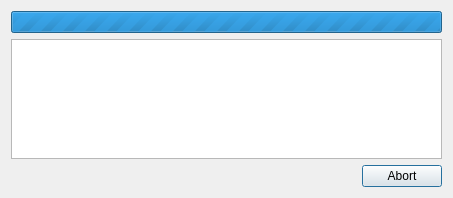
<?xml version="1.0" encoding="UTF-8"?>
<ui version="4.0">
 <class>Dialog</class>
 <widget class="QDialog" name="Dialog">
  <property name="geometry">
   <rect>
    <x>0</x>
    <y>0</y>
    <width>453</width>
    <height>198</height>
   </rect>
  </property>
  <property name="windowTitle">
   <string>Dialog</string>
  </property>
  <layout class="QGridLayout" name="gridLayout">
   <item row="2" column="0">
    <widget class="QPlainTextEdit" name="plainTextEdit">
     <property name="readOnly">
      <bool>true</bool>
     </property>
    </widget>
   </item>
   <item row="1" column="0">
    <widget class="QProgressBar" name="progressBar">
     <property name="minimum">
      <number>0</number>
     </property>
     <property name="maximum">
      <number>0</number>
     </property>
     <property name="value">
      <number>0</number>
     </property>
     <property name="textVisible">
      <bool>true</bool>
     </property>
     <property name="format">
      <string notr="true">%v/%m (%p%)</string>
     </property>
    </widget>
   </item>
   <item row="3" column="0">
    <widget class="QDialogButtonBox" name="buttonBox">
     <property name="standardButtons">
      <set>QDialogButtonBox::Abort</set>
     </property>
    </widget>
   </item>
  </layout>
 </widget>
 <resources/>
 <connections>
  <connection>
   <sender>buttonBox</sender>
   <signal>rejected()</signal>
   <receiver>Dialog</receiver>
   <slot>reject()</slot>
   <hints>
    <hint type="sourcelabel">
     <x>226</x>
     <y>177</y>
    </hint>
    <hint type="destinationlabel">
     <x>226</x>
     <y>98</y>
    </hint>
   </hints>
  </connection>
 </connections>
 <slots>
  <slot>setmax()</slot>
  <slot>setmin()</slot>
  <slot>setvalue()</slot>
 </slots>
</ui>
